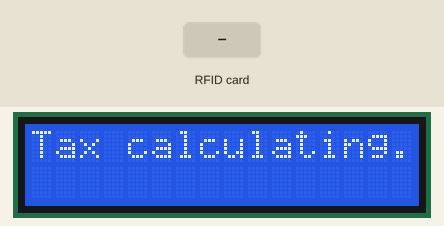
A sketch run on a simulated Arduino Uno, built with avr-gcc and run on an emulated ATmega328P. Shown: 16×2 character LCD. The test bench sets the inputs (shaded band). What the sketch prints to the serial monitor is not drawn.

Above: at 0.2 s.
2.4 s: RFID card 5E 7A 19 C4 held to the reader
3.9 s: RFID card 5E 7A 19 C4 held to the reader
At 4.6 s:
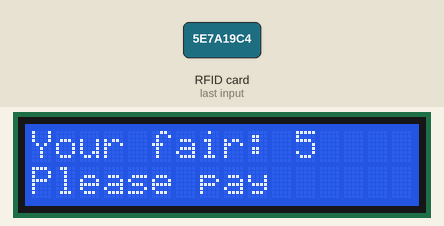
At 8.2 s:
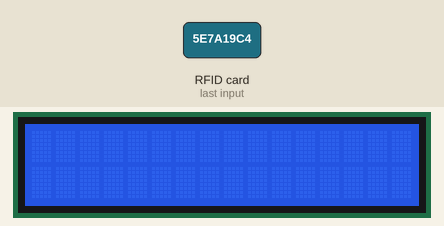
Timing chart, 0 to 9.7 s (numbered marks = the images above; inputs shaded):
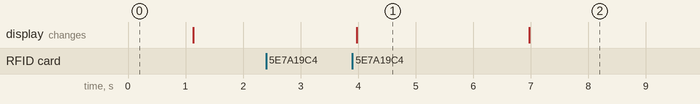

The sketch:

tax_calculation.ino
```cpp
#include <Wire.h>
#include <SPI.h>
#include <MFRC522.h>
#include <LiquidCrystal_I2C.h>

#define SS_PIN 10
#define RST_PIN 9
MFRC522 mfrc522(SS_PIN, RST_PIN);  // Create MFRC522 instance.
LiquidCrystal_I2C lcd(0x27, 16, 2);

int readsuccess;
byte readcard[4];
char str[32] = "";
String StrUID;
String a[10];
int timer[10];
int len=0;
int print_flag=0;
void setup() {
  Serial.begin(9600); // Initialize serial communications with the PC
  SPI.begin();      // Init SPI bus
  mfrc522.PCD_Init(); // Init MFRC522 card
  lcd.init();
  lcd.backlight();
  lcd.setCursor(0,0);
  lcd.print("Tax calculating...");
  delay(1000);
  lcd.clear();
  Serial.println("CLEARDATA");
  Serial.println("Scan PICC to see UID...");
  Serial.println("");
}
// --------------------------------------------------------------------
void loop() {
  readsuccess = getid();

  if(readsuccess){
    Serial.println( (String) "DATA,DATE,TIME," + StrUID );
    for(int i=0; i<len; i++){
      if(a[i]==StrUID){
        int out=millis()/1000;
        int in = timer[i];
        swap(i);
        len--;
        print_flag=1;
        Serial.println((String)"The time is: "+ "Out Time: "+ out+"  ,In Time: "+in+"= "+(out-in)+"The fair is:"+((out-in)*5));
        lcd.setCursor(0,0);
        lcd.print((String)"Your fair: "+((out-in)*5));
        lcd.setCursor(0,1);
        lcd.print("Please pay");
        delay(3000);
        lcd.clear();
      }
    }
    if(print_flag==0){
      a[len]=StrUID;
      timer[len]=millis()/1000;
      len++;
    }
    print_flag=0;
    for(int i=0; i<len; i++){
      Serial.println(a[i]+" "+timer[i]);
    }

  }

}
int swap(int i){
  for(int j=i; j<len; j++){
    a[j]=a[j+1];
    timer[j]=timer[j+1];
  }
}
// --------------------------------------------------------------------
int getid(){
  if(!mfrc522.PICC_IsNewCardPresent()){
    return 0;
  }
  if(!mfrc522.PICC_ReadCardSerial()){
    return 0;
  }


  Serial.println("THE UID OF THE SCANNED CARD IS:");

  for(int i=0;i<4;i++){
    readcard[i]=mfrc522.uid.uidByte[i]; //storing the UID of the tag in readcard
    array_to_string(readcard, 4, str);
    StrUID = str;
  }
  mfrc522.PICC_HaltA();
  return 1;
}
// --------------------------------------------------------------------
void array_to_string(byte array[], unsigned int len, char buffer[])
{
    for (unsigned int i = 0; i < len; i++)
    {
        byte nib1 = (array[i] >> 4) & 0x0F;
        byte nib2 = (array[i] >> 0) & 0x0F;
        buffer[i*2+0] = nib1  < 0xA ? '0' + nib1  : 'A' + nib1  - 0xA;
        buffer[i*2+1] = nib2  < 0xA ? '0' + nib2  : 'A' + nib2  - 0xA;
    }
    buffer[len*2] = '\0';
}
```

Measured:
- after the input at 2.4 s, every drawn part: stays the same
- after the input at 3.9 s, the display: changes after 0.08 s (image 1)
- what the display in image 1 shows lasts 3.0 s, from 4.0 s to 7.0 s
